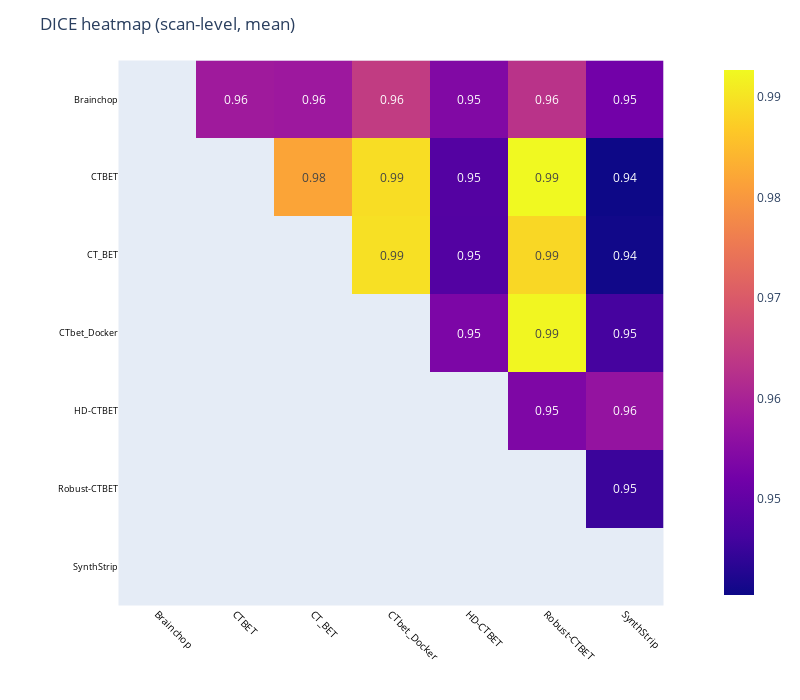
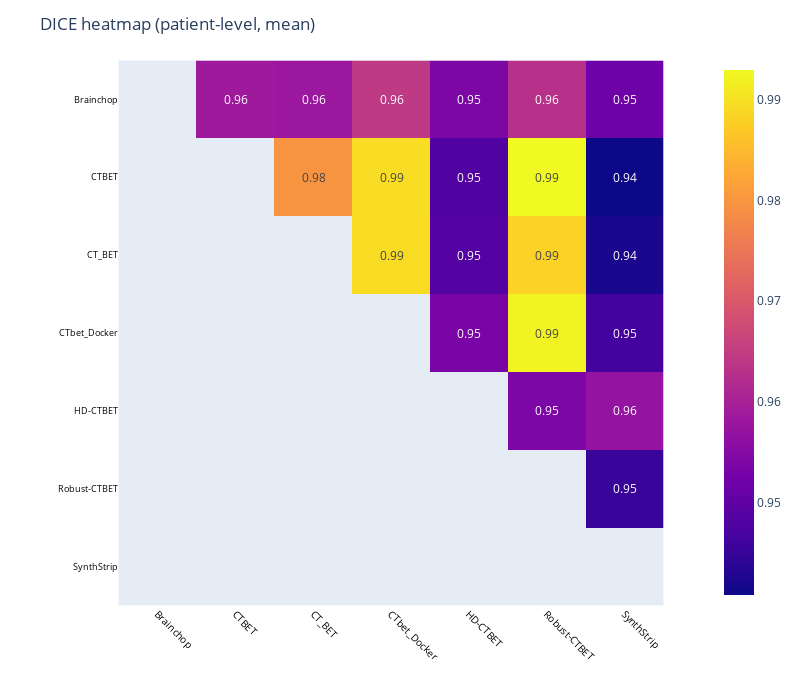
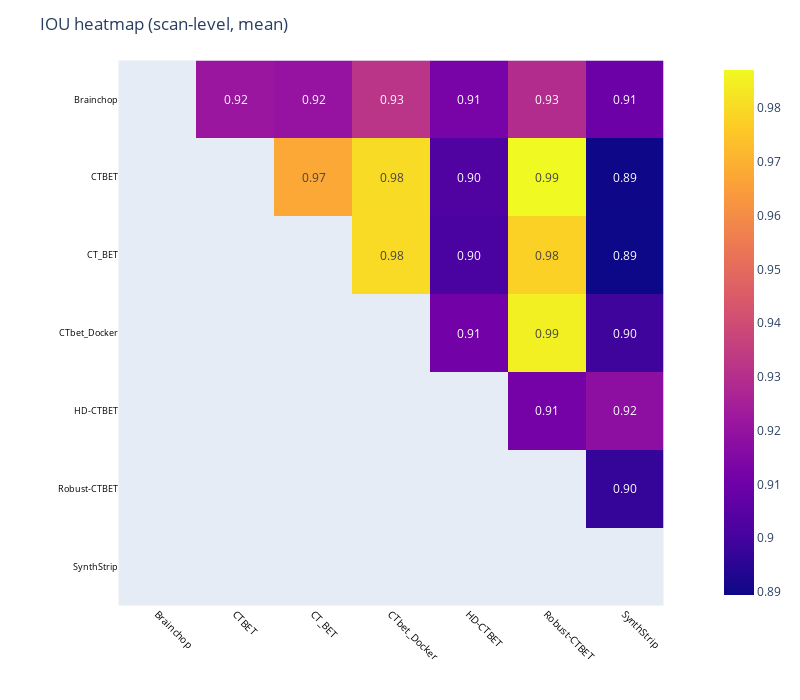
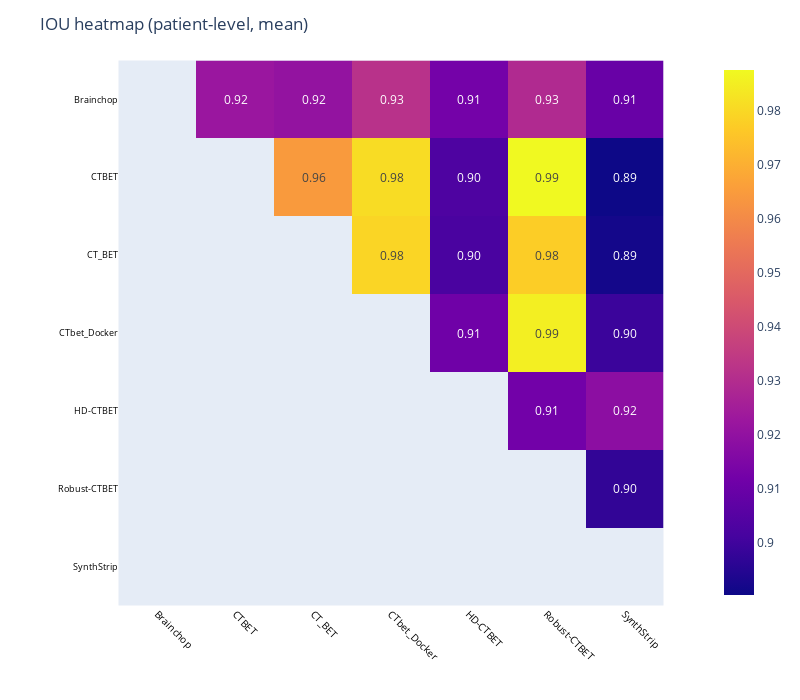

Notebook code cell kept with these figures, in order:
### Code cell
outdir = "/Users/rushil/brain_extraction/results/quantitative/pairwise_comparison/derived_metrics"

METRICS = ['dice', 'iou', 'sensitivity_sym', 'msd_mm', 'hd95_mm', 'delta_icv_ml']

# Use mean-only aggregation and render two heatmaps per metric: scan-level and patient-level.
# Canonicalize unordered pairs so A vs B and B vs A are treated once.
for metric in METRICS:
    savedir = os.path.join(outdir, metric)
    os.makedirs(savedir, exist_ok=True)
    
    df_work = df.copy()
    df_work[['m1','m2']] = pd.DataFrame(np.sort(df_work[['method_A','method_B']].values, axis=1), index=df_work.index)

    # for delta_icv_ml we care about absolute value only
    if metric == 'delta_icv_ml':
        df_work['metric_val'] = df_work[metric].abs()
    else:
        df_work['metric_val'] = df_work[metric]

    # scan-level: group by stem and canonical pair, then average (mean)
    scan2scan = df_work.groupby(['stem','m1','m2'], as_index=False)['metric_val'].mean()
    pair_scan = scan2scan.groupby(['m1','m2'], as_index=False)['metric_val'].mean().rename(columns={'metric_val': 'point'})

    methods = sorted(set(list(df_work['m1']) + list(df_work['m2'])))
    mat = pd.DataFrame(np.full((len(methods), len(methods)), np.nan), index=methods, columns=methods, dtype=float)
    for _, r in pair_scan.iterrows():
        a, b, v = r['m1'], r['m2'], r['point']
        ia = methods.index(a)
        ib = methods.index(b)
        # Only fill upper triangle (including a==b if present)
        if ia <= ib:
            mat.iat[ia, ib] = v  # keep full precision here

    # Convert to float matrix and mask lower triangle + diagonal with np.nan so px.imshow leaves them blank
    M = mat.values.astype(float)
    tril_idx = np.tril_indices_from(M, -1)
    M[tril_idx] = np.nan
    np.fill_diagonal(M, np.nan)

    fig = px.imshow(M, x=methods, y=methods, text_auto='.2f', aspect='equal')
    # formatting: black labels, small font, no grid lines or zero lines
    fig.update_xaxes(tickangle=45, tickfont=dict(color='black', size=10), showgrid=False, zeroline=False)
    fig.update_yaxes(tickfont=dict(color='black', size=9), showgrid=False, zeroline=False)
    fig.update_layout(title=f"{metric.upper()} heatmap (scan-level, mean)", xaxis_title='', yaxis_title='', height=700, width=800)
    fig.show()
    fig.write_image(os.path.join(savedir, f"{metric}_scan_level.png"), format="png", scale=4)

    # patient-level: group by patient_id and canonical pair, then average (mean)
    pat2pat = df_work.groupby(['patient_id','m1','m2'], as_index=False)['metric_val'].mean()
    pair_pat = pat2pat.groupby(['m1','m2'], as_index=False)['metric_val'].mean().rename(columns={'metric_val': 'point'})

    mat2 = pd.DataFrame(np.full((len(methods), len(methods)), np.nan), index=methods, columns=methods, dtype=float)
    for _, r in pair_pat.iterrows():
        a, b, v = r['m1'], r['m2'], r['point']
        ia = methods.index(a)
        ib = methods.index(b)
        if ia <= ib:
            mat2.iat[ia, ib] = v

    M2 = mat2.values.astype(float)
    tril_idx2 = np.tril_indices_from(M2, -1)
    M2[tril_idx2] = np.nan
    np.fill_diagonal(M2, np.nan)

    fig2 = px.imshow(M2, x=methods, y=methods, text_auto='.2f', aspect='equal')
    fig2.update_xaxes(tickangle=45, tickfont=dict(color='black', size=10), showgrid=False, zeroline=False)
    fig2.update_yaxes(tickfont=dict(color='black', size=9), showgrid=False, zeroline=False)
    fig2.update_layout(title=f"{metric.upper()} heatmap (patient-level, mean)", xaxis_title='', yaxis_title='', height=700, width=800)
    fig2.show()
    fig2.write_image(os.path.join(savedir, f"{metric}_subject_level.png"), format="png", scale=4)

### Figure 1 — Plotly figure (JSON) as saved in the notebook; plotly's stock layout.template omitted (floating-point values rounded to 4 significant figures)
{"data": [{"coloraxis": "coloraxis", "hovertemplate": "x: %{x}<br>y: %{y}<br>color: %{z}<extra></extra>", "name": "0", "texttemplate": "%{z:.2f}", "type": "heatmap", "x": ["Brainchop", "CTBET", "CT_BET", "CTbet_Docker", "HD-CTBET", "Robust-CTBET", "SynthStrip"], "xaxis": "x", "y": ["Brainchop", "CTBET", "CT_BET", "CTbet_Docker", "HD-CTBET", "Robust-CTBET", "SynthStrip"], "yaxis": "y", "z": [[NaN, 0.9584, 0.958, 0.9645, 0.9541, 0.963, 0.952], [NaN, NaN, 0.9818, 0.9892, 0.9481, 0.9927, 0.9405], [NaN, NaN, NaN, 0.9896, 0.948, 0.9885, 0.9409], [NaN, NaN, NaN, NaN, 0.9534, 0.9923, 0.9463], [NaN, NaN, NaN, NaN, NaN, 0.9537, 0.9567], [NaN, NaN, NaN, NaN, NaN, NaN, 0.9452], [NaN, NaN, NaN, NaN, NaN, NaN, NaN]]}], "layout": {"coloraxis": {"colorscale": [[0, "#0d0887"], [0.1111, "#46039f"], [0.2222, "#7201a8"], [0.3333, "#9c179e"], [0.4444, "#bd3786"], [0.5556, "#d8576b"], [0.6667, "#ed7953"], [0.7778, "#fb9f3a"], [0.8889, "#fdca26"], [1, "#f0f921"]]}, "height": 700, "margin": {"t": 60}, "title": {"text": "DICE heatmap (scan-level, mean)"}, "width": 800, "xaxis": {"anchor": "y", "constrain": "domain", "domain": [0, 1], "scaleanchor": "y", "showgrid": false, "tickangle": 45, "tickfont": {"color": "black", "size": 10}, "title": {"text": ""}, "zeroline": false}, "yaxis": {"anchor": "x", "autorange": "reversed", "constrain": "domain", "domain": [0, 1], "showgrid": false, "tickfont": {"color": "black", "size": 9}, "title": {"text": ""}, "zeroline": false}}}

### Figure 2 — Plotly figure (JSON) as saved in the notebook; plotly's stock layout.template omitted (floating-point values rounded to 4 significant figures)
{"data": [{"coloraxis": "coloraxis", "hovertemplate": "x: %{x}<br>y: %{y}<br>color: %{z}<extra></extra>", "name": "0", "texttemplate": "%{z:.2f}", "type": "heatmap", "x": ["Brainchop", "CTBET", "CT_BET", "CTbet_Docker", "HD-CTBET", "Robust-CTBET", "SynthStrip"], "xaxis": "x", "y": ["Brainchop", "CTBET", "CT_BET", "CTbet_Docker", "HD-CTBET", "Robust-CTBET", "SynthStrip"], "yaxis": "y", "z": [[NaN, 0.9586, 0.9581, 0.9645, 0.954, 0.963, 0.9519], [NaN, NaN, 0.9797, 0.9894, 0.9483, 0.9929, 0.9409], [NaN, NaN, NaN, 0.9893, 0.9485, 0.9882, 0.9423], [NaN, NaN, NaN, NaN, 0.9536, 0.9923, 0.9465], [NaN, NaN, NaN, NaN, NaN, 0.9538, 0.9571], [NaN, NaN, NaN, NaN, NaN, NaN, 0.9453], [NaN, NaN, NaN, NaN, NaN, NaN, NaN]]}], "layout": {"coloraxis": {"colorscale": [[0, "#0d0887"], [0.1111, "#46039f"], [0.2222, "#7201a8"], [0.3333, "#9c179e"], [0.4444, "#bd3786"], [0.5556, "#d8576b"], [0.6667, "#ed7953"], [0.7778, "#fb9f3a"], [0.8889, "#fdca26"], [1, "#f0f921"]]}, "height": 700, "margin": {"t": 60}, "title": {"text": "DICE heatmap (patient-level, mean)"}, "width": 800, "xaxis": {"anchor": "y", "constrain": "domain", "domain": [0, 1], "scaleanchor": "y", "showgrid": false, "tickangle": 45, "tickfont": {"color": "black", "size": 10}, "title": {"text": ""}, "zeroline": false}, "yaxis": {"anchor": "x", "autorange": "reversed", "constrain": "domain", "domain": [0, 1], "showgrid": false, "tickfont": {"color": "black", "size": 9}, "title": {"text": ""}, "zeroline": false}}}

### Figure 3 — Plotly figure (JSON) as saved in the notebook; plotly's stock layout.template omitted (floating-point values rounded to 4 significant figures)
{"data": [{"coloraxis": "coloraxis", "hovertemplate": "x: %{x}<br>y: %{y}<br>color: %{z}<extra></extra>", "name": "0", "texttemplate": "%{z:.2f}", "type": "heatmap", "x": ["Brainchop", "CTBET", "CT_BET", "CTbet_Docker", "HD-CTBET", "Robust-CTBET", "SynthStrip"], "xaxis": "x", "y": ["Brainchop", "CTBET", "CT_BET", "CTbet_Docker", "HD-CTBET", "Robust-CTBET", "SynthStrip"], "yaxis": "y", "z": [[NaN, 0.9217, 0.9202, 0.9319, 0.9127, 0.9292, 0.9097], [NaN, NaN, 0.9676, 0.9803, 0.9027, 0.9871, 0.8897], [NaN, NaN, NaN, 0.9798, 0.9014, 0.9779, 0.8894], [NaN, NaN, NaN, NaN, 0.9111, 0.985, 0.8989], [NaN, NaN, NaN, NaN, NaN, 0.9119, 0.9181], [NaN, NaN, NaN, NaN, NaN, NaN, 0.8971], [NaN, NaN, NaN, NaN, NaN, NaN, NaN]]}], "layout": {"coloraxis": {"colorscale": [[0, "#0d0887"], [0.1111, "#46039f"], [0.2222, "#7201a8"], [0.3333, "#9c179e"], [0.4444, "#bd3786"], [0.5556, "#d8576b"], [0.6667, "#ed7953"], [0.7778, "#fb9f3a"], [0.8889, "#fdca26"], [1, "#f0f921"]]}, "height": 700, "margin": {"t": 60}, "title": {"text": "IOU heatmap (scan-level, mean)"}, "width": 800, "xaxis": {"anchor": "y", "constrain": "domain", "domain": [0, 1], "scaleanchor": "y", "showgrid": false, "tickangle": 45, "tickfont": {"color": "black", "size": 10}, "title": {"text": ""}, "zeroline": false}, "yaxis": {"anchor": "x", "autorange": "reversed", "constrain": "domain", "domain": [0, 1], "showgrid": false, "tickfont": {"color": "black", "size": 9}, "title": {"text": ""}, "zeroline": false}}}

### Figure 4 — Plotly figure (JSON) as saved in the notebook; plotly's stock layout.template omitted (floating-point values rounded to 4 significant figures)
{"data": [{"coloraxis": "coloraxis", "hovertemplate": "x: %{x}<br>y: %{y}<br>color: %{z}<extra></extra>", "name": "0", "texttemplate": "%{z:.2f}", "type": "heatmap", "x": ["Brainchop", "CTBET", "CT_BET", "CTbet_Docker", "HD-CTBET", "Robust-CTBET", "SynthStrip"], "xaxis": "x", "y": ["Brainchop", "CTBET", "CT_BET", "CTbet_Docker", "HD-CTBET", "Robust-CTBET", "SynthStrip"], "yaxis": "y", "z": [[NaN, 0.9222, 0.9206, 0.9319, 0.9124, 0.9293, 0.9095], [NaN, NaN, 0.9645, 0.9808, 0.9032, 0.9875, 0.8904], [NaN, NaN, NaN, 0.9792, 0.9023, 0.9775, 0.8918], [NaN, NaN, NaN, NaN, 0.9113, 0.9851, 0.8992], [NaN, NaN, NaN, NaN, NaN, 0.912, 0.9186], [NaN, NaN, NaN, NaN, NaN, NaN, 0.8974], [NaN, NaN, NaN, NaN, NaN, NaN, NaN]]}], "layout": {"coloraxis": {"colorscale": [[0, "#0d0887"], [0.1111, "#46039f"], [0.2222, "#7201a8"], [0.3333, "#9c179e"], [0.4444, "#bd3786"], [0.5556, "#d8576b"], [0.6667, "#ed7953"], [0.7778, "#fb9f3a"], [0.8889, "#fdca26"], [1, "#f0f921"]]}, "height": 700, "margin": {"t": 60}, "title": {"text": "IOU heatmap (patient-level, mean)"}, "width": 800, "xaxis": {"anchor": "y", "constrain": "domain", "domain": [0, 1], "scaleanchor": "y", "showgrid": false, "tickangle": 45, "tickfont": {"color": "black", "size": 10}, "title": {"text": ""}, "zeroline": false}, "yaxis": {"anchor": "x", "autorange": "reversed", "constrain": "domain", "domain": [0, 1], "showgrid": false, "tickfont": {"color": "black", "size": 9}, "title": {"text": ""}, "zeroline": false}}}
